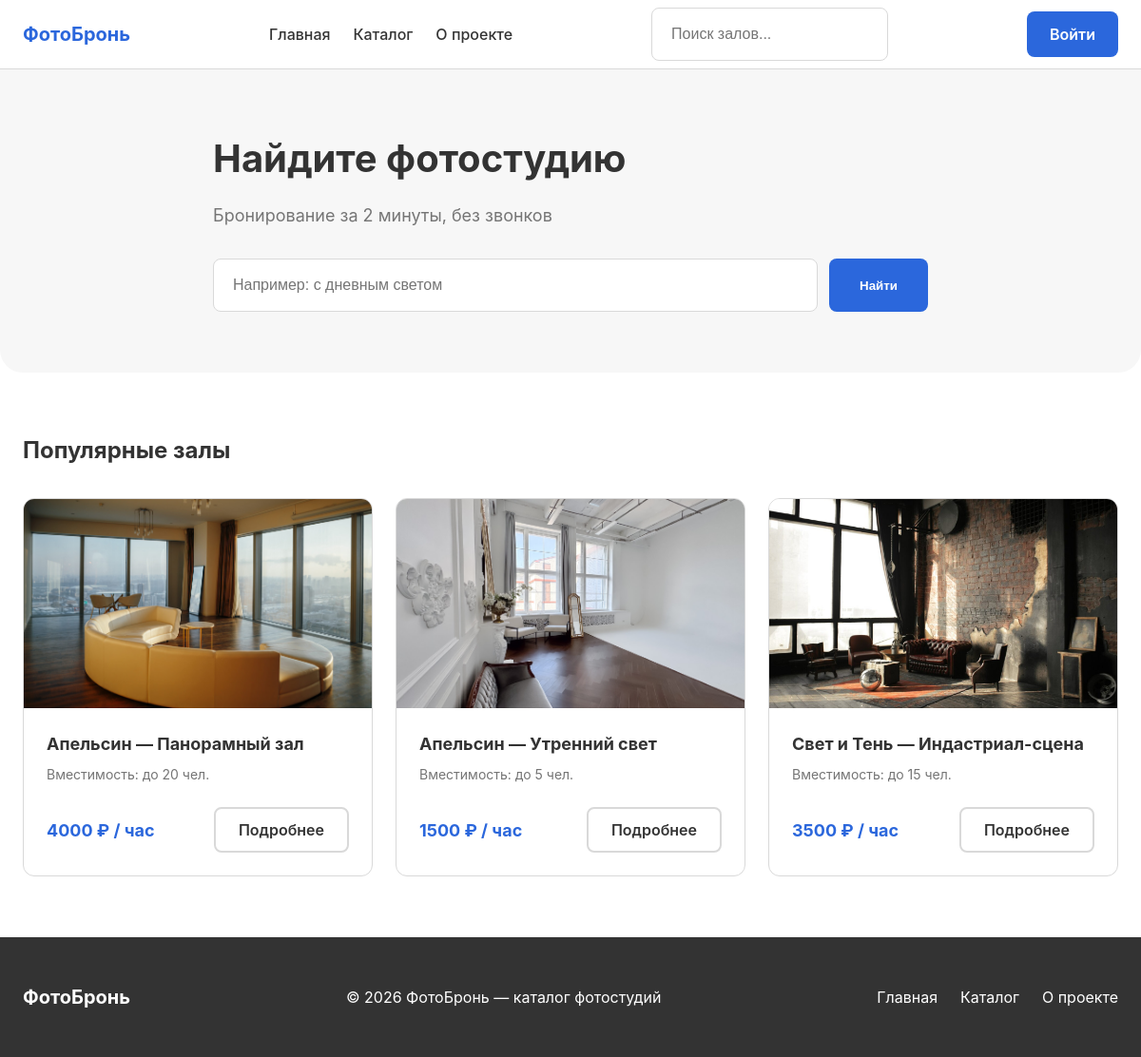
Before: / with the older database file.
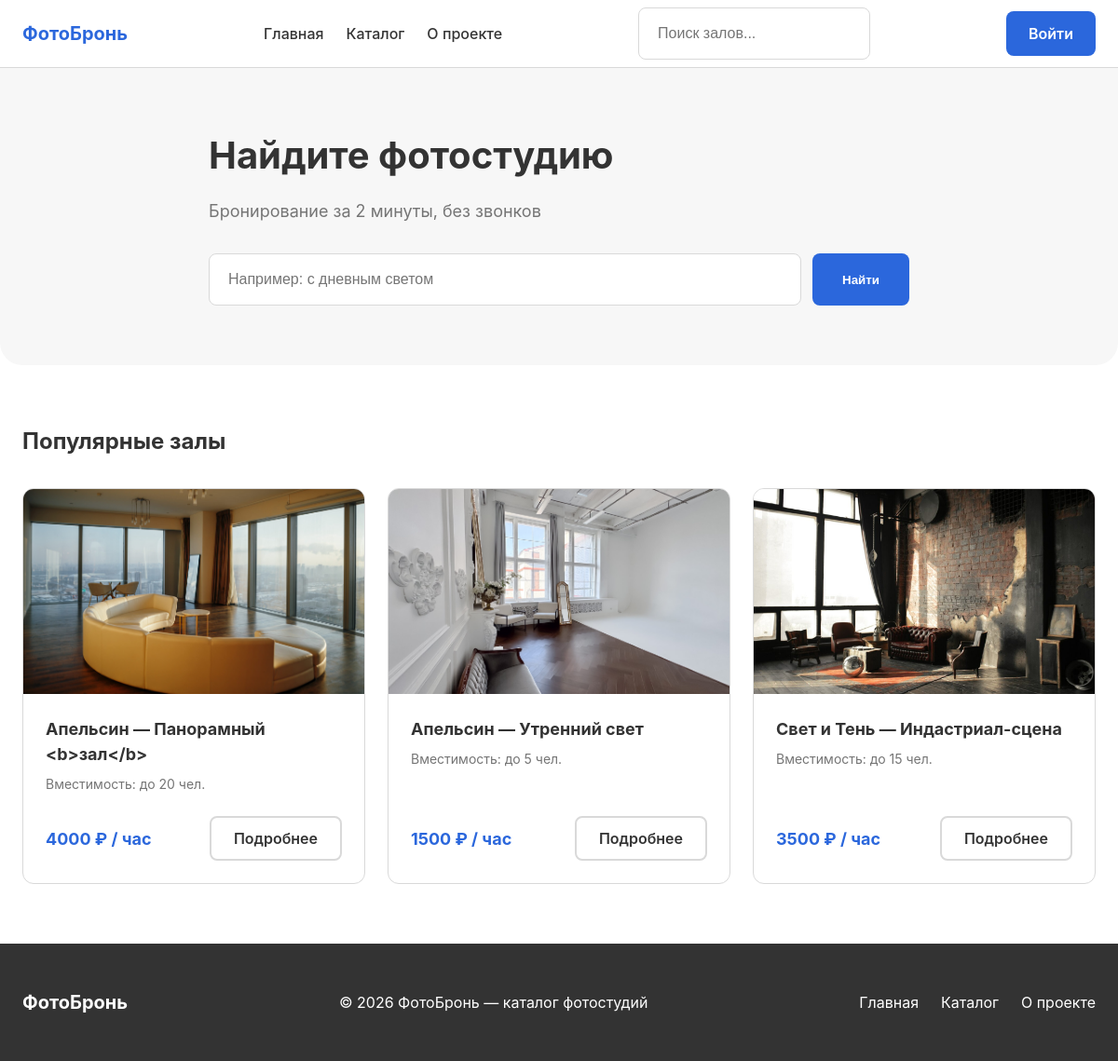
After: the same page with the newer database file.
### app/models.py (models this page shows, shortened)
class Hall(models.Model):
    studio = models.ForeignKey(Studio, on_delete=models.CASCADE,
                               related_name="halls", verbose_name="студия")
    name = models.CharField("название зала", max_length=120)
    capacity = models.PositiveSmallIntegerField("вместимость, чел.",
                                                validators=[MinValueValidator(1), MaxValueValidator(50)])
    hourly_rate = models.DecimalField("ставка за час, руб.", max_digits=8, decimal_places=2,
                                      validators=[MinValueValidator(Decimal("100.00"))])
    description = models.TextField("описание", blank=True)
    class Meta:
        verbose_name = "зал"
        verbose_name_plural = "залы"
        ordering = ("studio", "name")
        constraints = [
            models.UniqueConstraint(fields=("studio", "name"), name="app_hall_unique_in_studio"),
            db_check(models.Q(capacity__gte=1, capacity__lte=50), "app_hall_capacity_range"),
            db_check(models.Q(hourly_rate__gte=100), "app_hall_rate_positive"),
        ]

class Studio(models.Model):
    name = models.CharField("название", max_length=120, unique=True)
    address = models.CharField("адрес", max_length=200)
    contact_phone = models.CharField("контактный телефон", max_length=20)
    description = models.TextField("описание", blank=True)
    is_active = models.BooleanField("студия работает", default=True)
    class Meta:
        verbose_name = "студия"
        verbose_name_plural = "студии"
        ordering = ("name",)

### app/views.py (the view)
# urls.py: path('', views.home, name='home'),
def home(request):
    try:
        popular_halls = Hall.objects.filter(studio__is_active=True)[:3]
    except OperationalError:
        logger.error('База данных недоступна при открытии главной страницы', exc_info=True)
        return render(request, '500.html', status=500)
    logger.debug('Главная страница: выбрано популярных залов %s', len(popular_halls))
    return render(request, 'app/home.html', {'halls': popular_halls})

### app/templates/app/home.html (shortened to what this page needs)
{% extends 'base.html' %}
{% load static %}
{% block content %}
    <section class="hero">
        <div class="container hero__container">
            <h1 class="hero__title">Найдите фотостудию</h1>
            <p class="hero__subtitle">Бронирование за 2 минуты, без звонков</p>
            <form class="search-form" action="{% url 'app:catalog' %}" method="get">
                <input type="text" name="q" placeholder="Например: с дневным светом" class="search-form__input">
                <button type="submit" class="btn btn--primary search-form__btn">Найти</button>
            </form>
        </div>
    </section>
    <section class="popular">
        <div class="container">
            <h2 class="section-title">Популярные залы</h2>
            <div class="halls-grid">
                {% for hall in halls %}
                <article class="hall-card">
                    <div class="hall-card__image-wrapper">
                        <img src="{% static 'img/hall' %}{{ hall.id }}.jpg" alt="Фото зала {{ hall.name }}" width="400" height="250" loading="lazy" class="hall-card__img">
                    </div>
                    <div class="hall-card__content">
                        <h3 class="hall-card__title">{{ hall.studio.name }} — {{ hall.name }}</h3>
                        <p class="hall-card__desc">Вместимость: до {{ hall.capacity }} чел.</p>
                        <div class="hall-card__footer">
                            <span class="hall-card__price">{{ hall.hourly_rate|floatformat:0 }} ₽ / час</span>
                            <a href="{% url 'app:hall' hall.pk %}" class="btn btn--outline">Подробнее</a>
                        </div>
                    </div>
                </article>
                {% empty %}
                <p>Пока нет добавленных залов. Зайдите в <a href="/admin/">админку</a>, чтобы добавить их.</p>
                {% endfor %}
            </div>
        </div>
    </section>
{% endblock %}

### app/templates/base.html (shortened to what this page needs)
{% load static %}
<!DOCTYPE html>
<html lang="ru">
<head>
    <link rel="stylesheet" href="{% static 'css/style.css' %}">
</head>
<body>
<header class="header">
    <div class="container header__container">
        <a href="{% url 'app:home' %}" class="logo">ФотоБронь</a>
        <nav id="nav-menu" class="nav">
            <ul class="nav__list">
                <li><a href="{% url 'app:home' %}" class="nav__link">Главная</a></li>
                <li><a href="{% url 'app:catalog' %}" class="nav__link">Каталог</a></li>
                <li><a href="{% url 'app:about' %}" class="nav__link">О проекте</a></li>
            </ul>
        </nav>
        <div class="search-form">
            <input type="text" id="search-input" class="search-form__input" placeholder="Поиск залов..." autocomplete="off">
        </div>
        {% if not request.session.client_phone %}
            <a href="{% url 'app:login' %}" class="btn btn--primary">Войти</a>
        {% else %}
            <a href="{% url 'app:account' %}" class="btn btn--outline">Кабинет</a>
        {% endif %}
    </div>
</header>
<main>
    {% block content %} {% endblock %}
</main>
<footer class="footer">
    <div class="container footer__container">
        <p class="logo logo--white">ФотоБронь</p>
        <p class="footer__copy">© 2026 ФотоБронь — каталог фотостудий</p>
        <ul class="footer__links">
            <li><a href="{% url 'app:home' %}">Главная</a></li>
            <li><a href="{% url 'app:catalog' %}">Каталог</a></li>
            <li><a href="{% url 'app:about' %}">О проекте</a></li>
        </ul>
    </div>
</footer>
</body>
</html>

### app/static/css/style.css (style rules this page uses)
:root { --primary: #2B67DC; --primary-hover: #2456B8; --accent: #FF9900; --bg: #FFFFFF; --bg-secondary: #F7F7F7; --text: #333333; --text-sec: #757575; --border: #D9D9D9; --radius: 8px; --radius-lg: 16px; --shadow: 0 4px 20px rgba(0, 0, 0, 0.06); --container: 1200px; }
* { margin: 0; padding: 0; box-sizing: border-box; }
body { font-family: 'Inter', Arial, sans-serif; background: var(--bg); color: var(--text); line-height: 1.5; display: flex; flex-direction: column; min-height: 100vh; }
a { text-decoration: none; color: inherit; }
ul { list-style: none; }
img { max-width: 100%; height: auto; display: block; }
.container { max-width: var(--container); margin: 0 auto; padding: 0 24px; width: 100%; }
.btn { display: inline-flex; align-items: center; justify-content: center; height: 48px; padding: 0 24px; border-radius: var(--radius); font-weight: 600; cursor: pointer; border: none; transition: 0.2s; }
.btn--primary { background: var(--primary); color: white; }
.btn--outline { background: transparent; border: 2px solid var(--border); color: var(--text); }
.header { border-bottom: 1px solid var(--border); background: var(--bg); position: sticky; top: 0; z-index: 100; }
.header__container { display: flex; align-items: center; justify-content: space-between; height: 72px; }
.logo { font-size: 20px; font-weight: 700; color: var(--primary); }
.logo--white { color: white; }
.nav__list { display: flex; gap: 24px; }
.nav__link { font-weight: 500; }
.hero { background: var(--bg-secondary); padding: 64px 0; border-radius: 0 0 24px 24px; }
.hero__container { max-width: 800px; }
.hero__title { font-size: 40px; font-weight: 700; margin-bottom: 16px; }
.hero__subtitle { font-size: 18px; color: var(--text-sec); margin-bottom: 32px; }
.search-form { display: flex; gap: 12px; position: relative; }
.search-form__input { flex: 1; height: 56px; padding: 0 20px; border: 1px solid var(--border); border-radius: var(--radius); font-size: 16px; outline: none; }
.search-form__btn { height: 56px; padding: 0 32px; }
.popular { padding: 64px 0; }
.section-title { font-size: 24px; font-weight: 700; margin-bottom: 32px; }
.halls-grid { display: grid; grid-template-columns: repeat(3, 1fr); gap: 24px; }
.hall-card { border: 1px solid var(--border); border-radius: 12px; overflow: hidden; display: flex; flex-direction: column; background: white; transition: 0.2s; }
.hall-card__image-wrapper { height: 220px; overflow: hidden; }
.hall-card__img { width: 100%; height: 100%; object-fit: cover; display: block; }
.hall-card__content { padding: 24px; flex: 1; display: flex; flex-direction: column; }
.hall-card__title { font-size: 18px; margin-bottom: 8px; }
.hall-card__desc { color: var(--text-sec); font-size: 14px; margin-bottom: auto; }
.hall-card__footer { display: flex; align-items: center; justify-content: space-between; margin-top: 24px; }
.hall-card__price { font-size: 18px; font-weight: 700; color: var(--primary); }
.footer { background: var(--text); color: white; padding: 48px 0; margin-top: auto; }
.footer__container { display: flex; justify-content: space-between; align-items: center; }
.footer__links { display: flex; gap: 24px; }

Changed rows visible on the page:
changed Hall: name "Панорамный зал" → "Панорамный <b>зал</b>"
